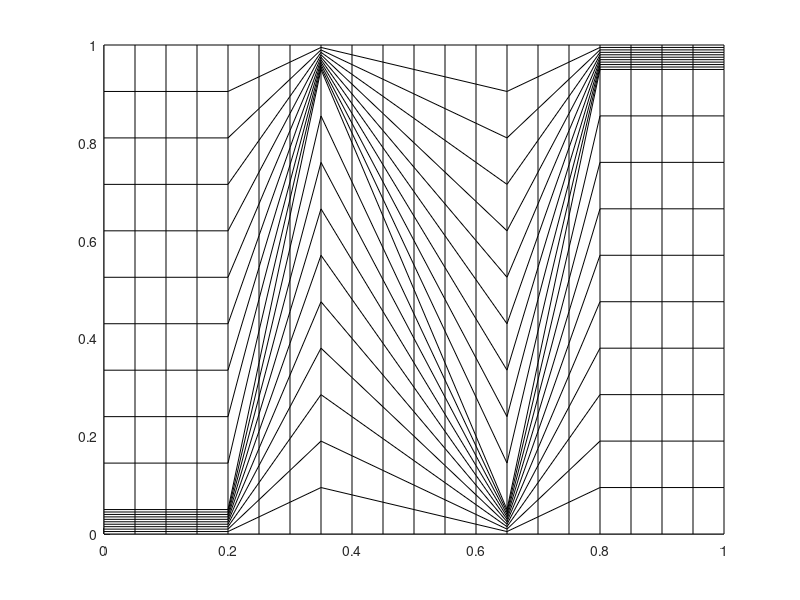

Source code (MATLAB):
function z_mesh_quad()
% Z-mesh generated for quadrilaterals
clear all; close all; clc;

logi_save_plots = false;
logi_write_file = false;

L=1;
n=20;
if(mod(n,20)~=0)
    error('n must be a multiple of 20 for the z-mesh')
else
    nn=n/20;
    nsub=[4 7 13 16 20]*nn +1;
end

fraction=0.05;
if(fraction<eps || fraction > 1-eps)
    error('wrong fraction');
end

slope1 = (1-2*fraction)/0.15;
slope2 = (2*fraction-1)/0.30;

y1=@(x) slope1*(x-0.20*L)+fraction*L;
y2=@(x) slope2*(x-0.35*L)+(1-fraction)*L;
y3=@(x) slope1*(x-0.65*L)+fraction*L;


% uniform subdivision along x
xi=linspace(0,L,n+1);

x=zeros(n+1,n+1);
y=zeros(n+1,n+1);

for i=1:n+1
    x(i,:) = xi(i);
end
% five different y-spacing, depending on the zone
for i=1:n+1
    if(i<=nsub(1))
        yy=L*fraction;
    elseif(i<=nsub(2))
        yy=y1(x(i));
    elseif(i<=nsub(3))
        yy=y2(x(i));
    elseif(i<=nsub(4))
        yy=y3(x(i));
    elseif(i<=nsub(5))
        yy=L*(1-fraction);
    else
        error('not in nsub!!!');
    end
    aux1 = linspace(0,yy,n/2+1);
    aux2 = linspace(yy,L,n/2+1); aux2(1)=[];
    y(i,:) = [aux1 aux2];
end

figure(1)
surf(x,y,ones(n+1,n+1)*0,'FaceColor','white')
view(0,90)
output_file=strcat('.\figs\z_mesh_quad_L',int2str(L),'_n',int2str(n),'_a',num2str(fraction,3));
if(logi_save_plots)
    print('-dpdf',strcat(output_file1,'.pdf'));
    print('-dpng',strcat(output_file1,'.png'));
    saveas(gcf,strcat(output_file1,'.fig'),'fig');
end
%
if(~logi_write_file), return; end;
%
%---------------------------------------------
% save txt file
matID=1;
srcID=1;

% date and time;
[yr, mo, da, hr, mi, s] = datevec(now);

%%%%%%%%%%%%%%%%%%%%%
output_file1=strcat(output_file,'.txt')
fid=fopen(output_file1,'w');

fprintf(fid,'# Date: %d/%d/%d   Time: %d:%d\n', mo, da, yr, hr, mi);

fprintf(fid,'# dimensions \n');
fprintf(fid,'%g %g \n',L,L);

ncells = n*n;

fprintf(fid,'# connectivity \n');
fprintf(fid,'%d\n',ncells);
for iel=1:ncells
    skip = 4*(iel-1);
    i1 = skip + 1;
    i2 = skip + 2;
    i3 = skip + 3;
    i4 = skip + 4;
    fprintf(fid,'%d %d %d %d %d %d %d \n',4,i1,i2,i3,i4,matID,srcID);
end

fprintf(fid,'# DG vertices (counter-clockwise) \n');
fprintf(fid,'%d\n',4*ncells);
for i=1:n
    for j=1:n
        fprintf(fid,' %g %g \n %g %g \n %g %g \n %g %g \n',x(i,j)    ,y(i,j)    ,...
            x(i+1,j)  ,y(i+1,j)  ,...
            x(i+1,j+1),y(i+1,j+1),...
            x(i,j+1)  ,y(i,j+1)  );
    end
end

fprintf(fid,'# grid vertices (counter-clockwise) \n');
fprintf(fid,'%d\n',(n+1)^2);
for i=1:n+1
    for j=1:n+1
        fprintf(fid,'%g %g \n',x(i,j),y(i,j) );
    end
end

fclose(fid);
return
end
%%%%%%%%%%%%%%%%%%%%%
